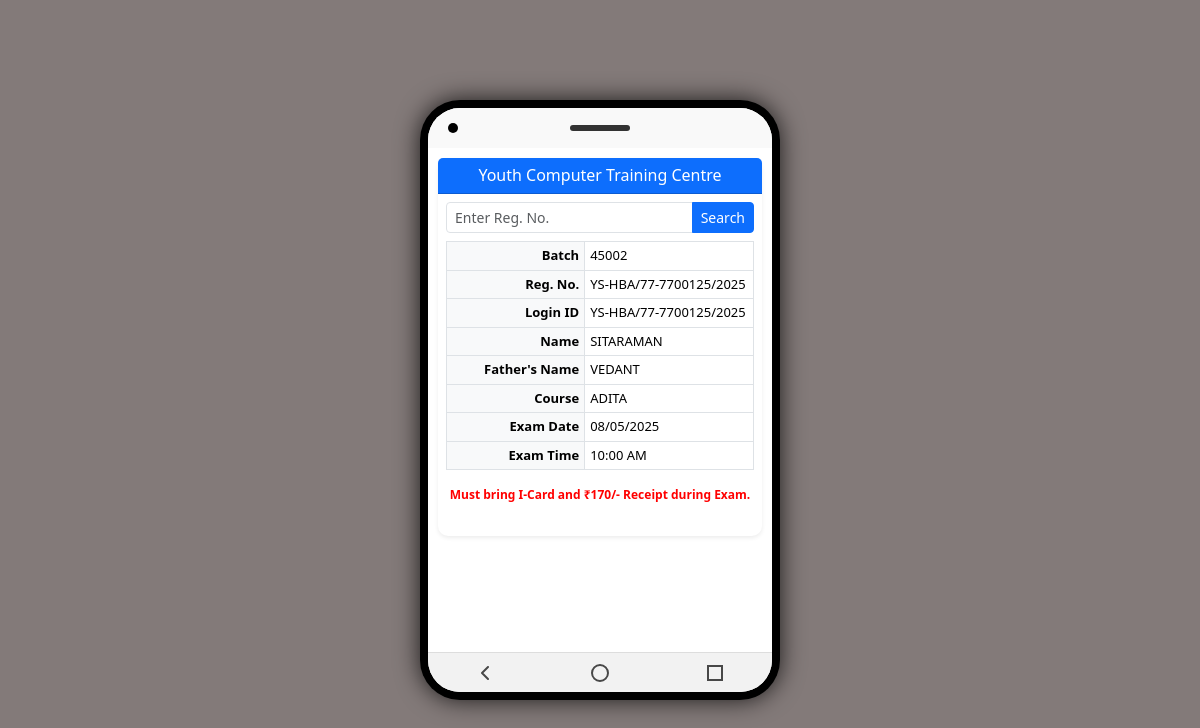
Page /viewexam.php?regno=YS-HBA/77-7700125/2025 on the committed database.
### tables this page shows
create table `exam` (
  `batch` varchar(10) DEFAULT NULL,
  `regno` varchar(25) DEFAULT NULL,
  `loginid` varchar(25) DEFAULT NULL,
  `sname` varchar(30) DEFAULT NULL,
  `fname` varchar(30) DEFAULT NULL,
  `course` varchar(10) DEFAULT NULL,
  `exam_date` date DEFAULT NULL,
  `exam_time` time DEFAULT NULL
);

### viewexam.php (the view, shortened to what this page needs)
<?php
include 'connection.php';
?>
<!DOCTYPE html>
<html lang="en">
<head>
  <link href="https://cdn.jsdelivr.net/npm/bootstrap@5.3.3/dist/css/bootstrap.min.css" rel="stylesheet">
</head>
<body>
<div class="phone-frame">
  <div class="phone-screen">
    <div class="top-bar">
      <div class="camera"></div>
      <div class="speaker"></div>
    </div>
    <div class="screen-content">
      <div class="card shadow-sm">
        <div class="card-header bg-primary text-white text-center py-2">
          <h6 class="mb-0">Youth Computer Training Centre</h6>
        </div>
        <div class="card-body p-2">
          <form method="get" class="mb-2">
            <div class="input-group input-group-sm">
              <input type="text" name="regno" class="form-control" placeholder="Enter Reg. No." required>
              <button type="submit" class="btn btn-primary">Search</button>
            </div>
          </form>
          <?php
          if (isset($_GET['regno'])) {
              $regno = $conn->real_escape_string($_GET['regno']);
              $sql = "SELECT * FROM exam WHERE regno LIKE '%$regno%'";
              $result = $conn->query($sql);
              if ($result->num_rows > 0) {
                  while ($row = $result->fetch_assoc()) {
                      $formatted_date = date("d/m/Y", strtotime($row['exam_date']));
                      $formatted_time = date("h:i A", strtotime($row['exam_time']));
                      echo "<div class='table-responsive mb-2'>";
                      echo "<table class='table table-bordered table-sm'>
                              <tr><th>Batch</th><td>{$row['batch']}</td></tr>
                              <tr><th>Reg. No.</th><td>{$row['regno']}</td></tr>
                              <tr><th>Login ID</th><td>{$row['loginid']}</td></tr>
                              <tr><th>Name</th><td>{$row['sname']}</td></tr>
                              <tr><th>Father's Name</th><td>{$row['fname']}</td></tr>
                              <tr><th>Course</th><td>{$row['course']}</td></tr>
                              <tr><th>Exam Date</th><td>{$formatted_date}</td></tr>
                              <tr><th>Exam Time</th><td>{$formatted_time}</td></tr>
                            </table>";
                      echo "<p class='note'>Must bring I-Card and ₹170/- Receipt during Exam.</p>";
                      echo "</div>";
                  }
              } else {
                  echo "<div class='alert alert-warning text-center p-1'>No records found.</div>";
              }
          }
          ?>
        </div>
      </div>
    </div>
    <div class="nav-bar">
      <div class="nav-btn">
        <svg viewBox="0 0 24 24" fill="none">
          <path d="M15 18L9 12L15 6" stroke="black" stroke-width="2" stroke-linecap="round" stroke-linejoin="round"/>
        </svg>
      </div>
      <div class="nav-btn">
        <div class="home"></div>
      </div>
      <div class="nav-btn">
        <div class="square"></div>
      </div>
    </div>
  </div>
</div>
</body>
</html>

### viewexam.php (style rules this page uses)
body { margin: 0; padding: 0; background: #837a79; display: flex; justify-content: center; align-items: center; height: 100vh; font-family: 'Segoe UI', sans-serif; }
.phone-frame { width: 360px; height: 600px; background: #000; border-radius: 40px; box-shadow: 0 0 25px rgba(0, 0, 0, 0.8); padding: 8px; box-sizing: border-box; position: relative; }
.phone-screen { width: 100%; height: 100%; background: #fff; border-radius: 32px; overflow: hidden; display: flex; flex-direction: column; position: relative; }
.top-bar { height: 40px; position: relative; background: #f9f9f9; display: flex; align-items: center; justify-content: center; }
.camera { width: 10px; height: 10px; background: #000; border-radius: 50%; position: absolute; left: 20px; }
.speaker { width: 60px; height: 6px; background: #333; border-radius: 3px; }
.screen-content { flex: 1; padding: 10px; overflow-y: auto; box-sizing: border-box; }
.nav-bar { height: 40px; background: #f2f2f2; border-top: 1px solid #ddd; display: flex; justify-content: space-around; align-items: center; }
.nav-btn { display: flex; align-items: center; justify-content: center; width: 32px; height: 32px; opacity: 0.7; }
.nav-btn svg { width: 24px; height: 24px; }
.home { width: 18px; height: 18px; border-radius: 50%; border: 2px solid #000; }
.square { width: 16px; height: 16px; border: 2px solid #000; }
.card { border-radius: 10px; border: none; }
.card-header { padding: 8px; }
.input-group .form-control { font-size: 14px; }
.table th { width: 45%; background-color: #f8f9fa; text-align: right; font-size: 13px; padding-right: 5px; }
.table td { font-weight: 500; font-size: 13px; padding-left: 5px; }
.note { text-align: center; color: red; font-weight: 600; font-size: 12px; margin-top: 10px; }

### rows in the picture
exam: batch "45002", regno "YS-HBA/77-7700125/2025", loginid "YS-HBA/77-7700125/2025", sname "SITARAMAN", fname "VEDANT", course "ADITA", exam_date "08/05/2025", exam_time "10:00 AM"
